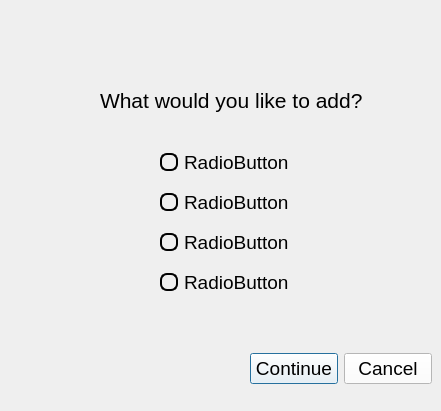
<?xml version="1.0" encoding="UTF-8"?>
<ui version="4.0">
 <class>Dialog</class>
 <widget class="QDialog" name="Dialog">
  <property name="geometry">
   <rect>
    <x>0</x>
    <y>0</y>
    <width>441</width>
    <height>411</height>
   </rect>
  </property>
  <property name="windowTitle">
   <string>Dialog</string>
  </property>
  <property name="styleSheet">
   <string notr="true">background-color: rgba(170, 255, 255, 255);

QRadioButton::indicator {
    width: 14px;
    height: 14px;
    border: 2px solid black;
    border-radius: 7px;
    background-color: transparent;
}

QRadioButton::indicator:checked {
    background-color: black;
    border: 4px solid white;
}</string>
  </property>
  <widget class="QLabel" name="add_question_label">
   <property name="geometry">
    <rect>
     <x>100</x>
     <y>60</y>
     <width>311</width>
     <height>81</height>
    </rect>
   </property>
   <property name="font">
    <font>
     <pointsize>16</pointsize>
    </font>
   </property>
   <property name="text">
    <string>What would you like to add?</string>
   </property>
   <property name="wordWrap">
    <bool>true</bool>
   </property>
  </widget>
  <widget class="QWidget" name="layoutWidget">
   <property name="geometry">
    <rect>
     <x>250</x>
     <y>350</y>
     <width>182</width>
     <height>38</height>
    </rect>
   </property>
   <layout class="QHBoxLayout" name="horizontalLayout">
    <item>
     <widget class="QPushButton" name="add_continue_button">
      <property name="font">
       <font>
        <pointsize>14</pointsize>
       </font>
      </property>
      <property name="styleSheet">
       <string notr="true">background-color: rgba(255, 255, 255, 255);</string>
      </property>
      <property name="text">
       <string>Continue</string>
      </property>
     </widget>
    </item>
    <item>
     <widget class="QPushButton" name="add_cancel_button">
      <property name="font">
       <font>
        <pointsize>14</pointsize>
       </font>
      </property>
      <property name="styleSheet">
       <string notr="true">background-color: rgba(255, 255, 255, 255);</string>
      </property>
      <property name="text">
       <string>Cancel</string>
      </property>
     </widget>
    </item>
   </layout>
  </widget>
  <widget class="QRadioButton" name="add_option_1">
   <property name="geometry">
    <rect>
     <x>160</x>
     <y>150</y>
     <width>171</width>
     <height>24</height>
    </rect>
   </property>
   <property name="font">
    <font>
     <pointsize>14</pointsize>
    </font>
   </property>
   <property name="styleSheet">
    <string notr="true">QRadioButton::indicator {
    width: 14px;
    height: 14px;
    border: 2px solid black;
    border-radius: 7px;
    background-color: transparent;
}

QRadioButton::indicator:checked {
    background-color: black;
    border: 4px solid white;
}</string>
   </property>
   <property name="text">
    <string>RadioButton</string>
   </property>
  </widget>
  <widget class="QRadioButton" name="add_option_3">
   <property name="geometry">
    <rect>
     <x>160</x>
     <y>230</y>
     <width>171</width>
     <height>24</height>
    </rect>
   </property>
   <property name="font">
    <font>
     <pointsize>14</pointsize>
    </font>
   </property>
   <property name="styleSheet">
    <string notr="true">QRadioButton::indicator {
    width: 14px;
    height: 14px;
    border: 2px solid black;
    border-radius: 7px;
    background-color: transparent;
}

QRadioButton::indicator:checked {
    background-color: black;
    border: 4px solid white;
}</string>
   </property>
   <property name="text">
    <string>RadioButton</string>
   </property>
  </widget>
  <widget class="QRadioButton" name="add_option_4">
   <property name="geometry">
    <rect>
     <x>160</x>
     <y>270</y>
     <width>171</width>
     <height>24</height>
    </rect>
   </property>
   <property name="font">
    <font>
     <pointsize>14</pointsize>
    </font>
   </property>
   <property name="styleSheet">
    <string notr="true">QRadioButton::indicator {
    width: 14px;
    height: 14px;
    border: 2px solid black;
    border-radius: 7px;
    background-color: transparent;
}

QRadioButton::indicator:checked {
    background-color: black;
    border: 4px solid white;
}</string>
   </property>
   <property name="text">
    <string>RadioButton</string>
   </property>
  </widget>
  <widget class="QRadioButton" name="add_option_2">
   <property name="geometry">
    <rect>
     <x>160</x>
     <y>190</y>
     <width>171</width>
     <height>24</height>
    </rect>
   </property>
   <property name="font">
    <font>
     <pointsize>14</pointsize>
    </font>
   </property>
   <property name="styleSheet">
    <string notr="true">QRadioButton::indicator {
    width: 14px;
    height: 14px;
    border: 2px solid black;
    border-radius: 7px;
    background-color: transparent;
}

QRadioButton::indicator:checked {
    background-color: black;
    border: 4px solid white;
}</string>
   </property>
   <property name="text">
    <string>RadioButton</string>
   </property>
  </widget>
 </widget>
 <resources/>
 <connections/>
</ui>
